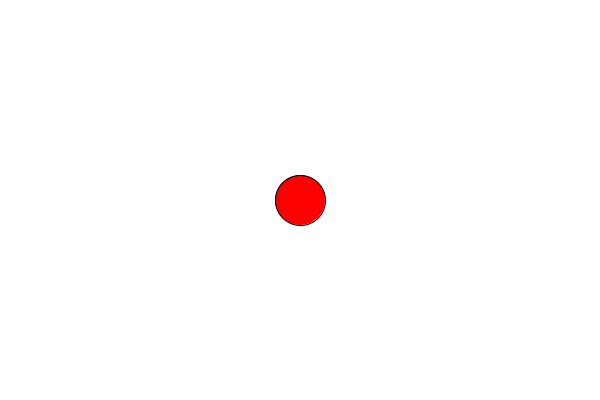
Frame 1 (no input)
Frame 60 (the mouse pressed at the canvas centre just before this capture): identical to frame 1, image omitted
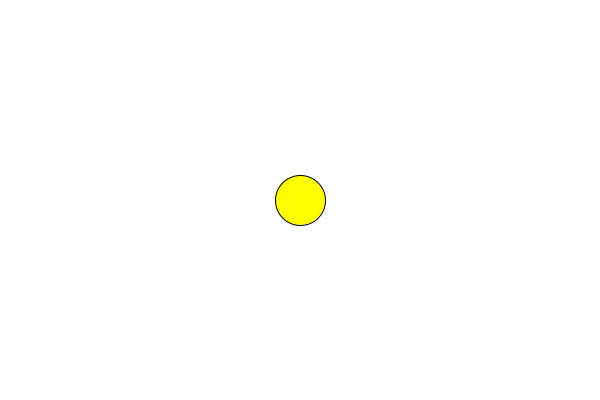
Frame 120 (the mouse held since frame 60 and released just before this capture)

The Processing sketch that drew these frames (run headless with seeded random() and noise(); from frame 60 on, the mouse is pressed at the canvas centre):

// Processing sketch: Oppgave3
// ── Oppgave3.pde
int time = 0;
void setup(){
    size(600, 400);
}
void draw(){
    background(255);
    if(time < 100){
        fill(255,0,0);
    }else if(time < 140){
        fill(255,255,0);
    }else if(time < 260){
        fill(0,255,0);
    }
    else{
        fill(255,0,0);
    }
    ellipse(width/2, height/2, 50, 50);
    time++;
    if(time > 300){
        time = 0;
    }
}
